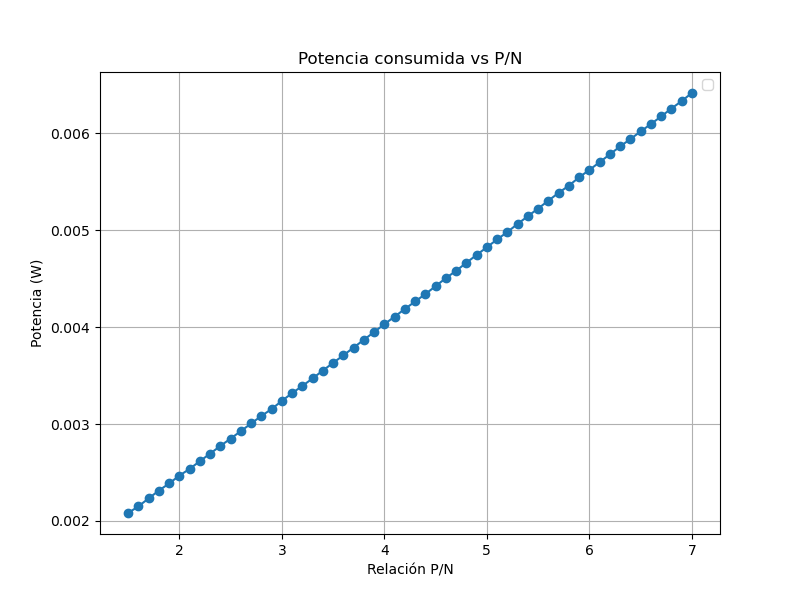

Write the Python code that produced this figure.
import matplotlib.pyplot as plt
import pandas as pd

# Cargar datos desde archivo de texto
data = pd.read_csv('example_8_10.csv', delim_whitespace=True)

# Extraer datos relevantes
pn_ratio = data['ratio']
power = data['power']


# Graficar
plt.figure(figsize=(8, 6))
plt.plot(pn_ratio, power, marker='o')
plt.title('Potencia consumida vs P/N')
plt.xlabel('Relación P/N')
plt.ylabel('Potencia (W)')
plt.grid(True)
plt.legend()
plt.show()
